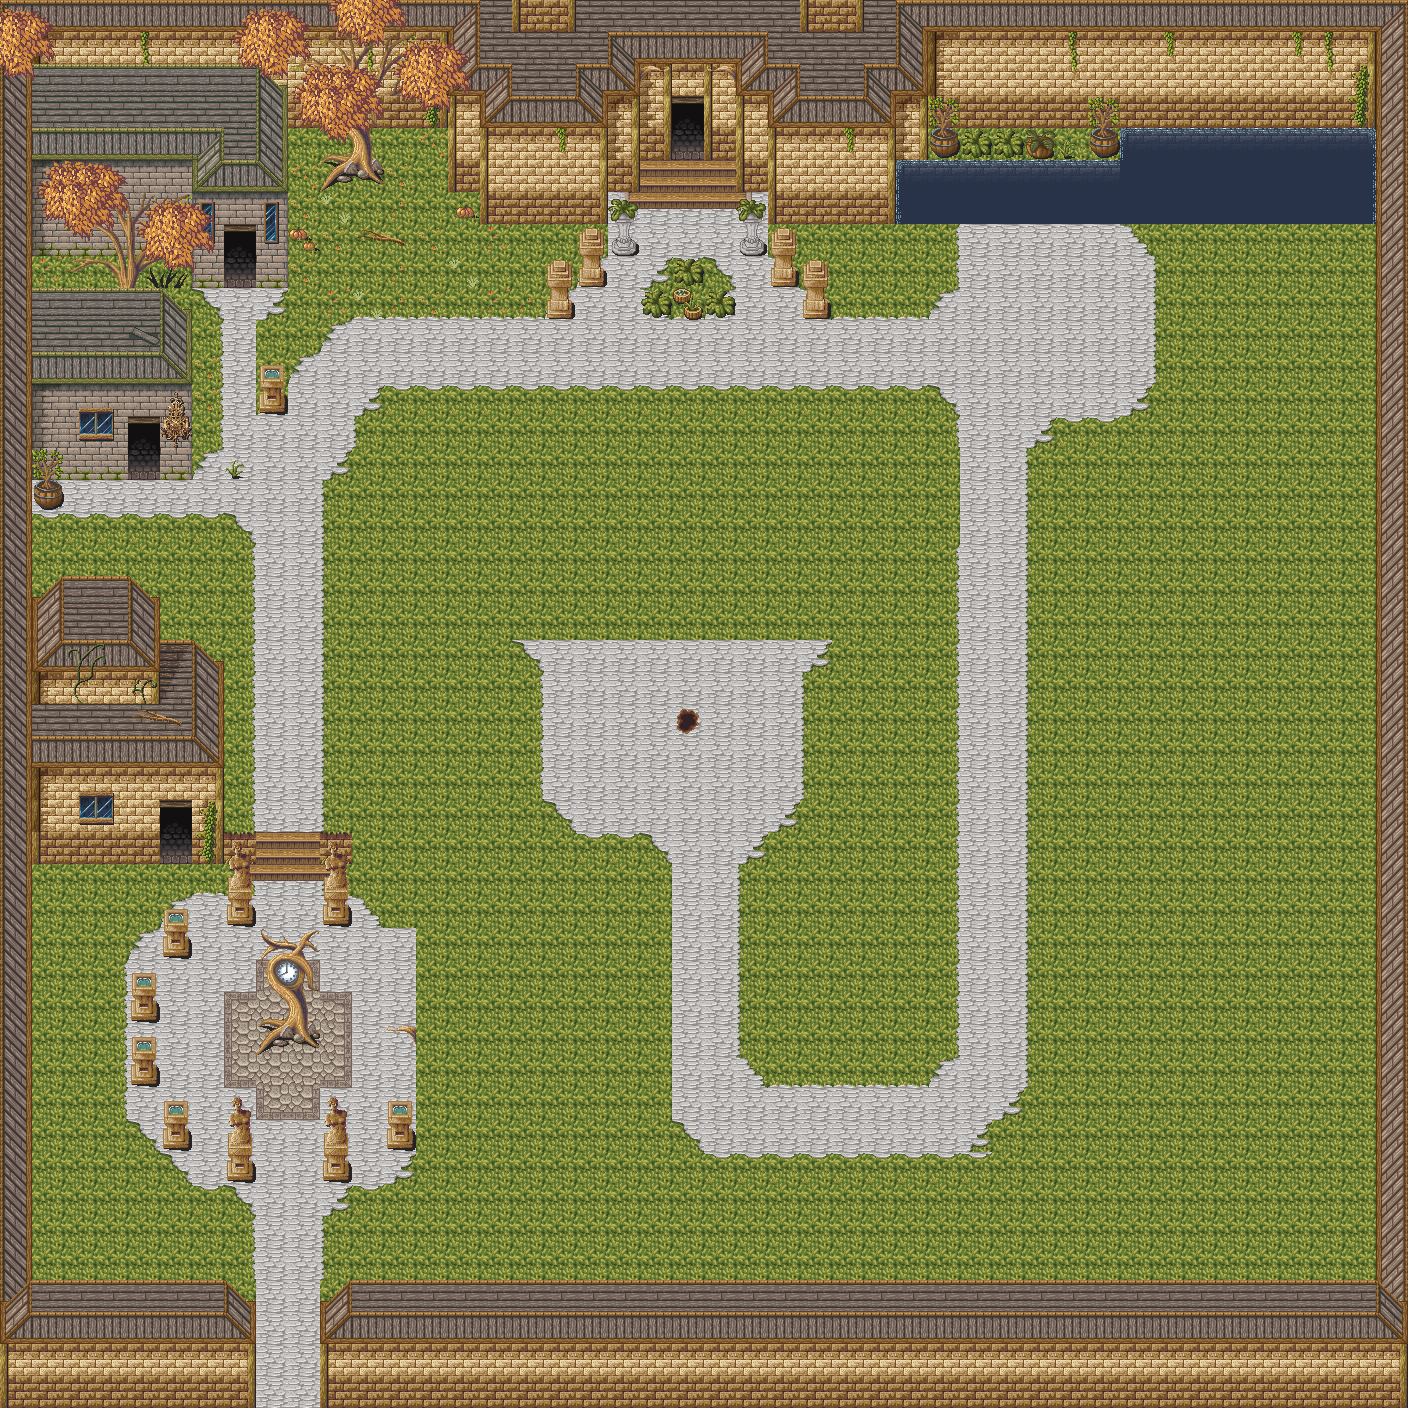

Tiled map render using the project's own tile images. Description and the map definition, with tile-layer contents summarised, below:
An orthogonal 44x44 tile map with 32x32 px tiles, 5 tile layers (Sol, Par-dessus + collisions, Par dessus + collisions, Par dessous + collisions, ...), 3 tilesets.

<map version="1.4" tiledversion="1.4.3" orientation="orthogonal" renderorder="right-down" width="44" height="44" tilewidth="32" tileheight="32" infinite="0" nextlayerid="6" nextobjectid="1">
 <tileset firstgid="1" source="../tilesets/exterieur_village_1.tsx" />
 <tileset firstgid="901" source="../tilesets/exterieur_village_2.tsx" />
 <tileset firstgid="1801" source="../tilesets/terrain_atlas.tsx" />
 <layer id="1" name="Sol" width="44" height="44">
  <data>[1936 cells, 1933 non-empty, 23 distinct tile ids]</data>
 </layer>
 <layer id="2" name="Par-dessus + collisions" width="44" height="44">
  <data>[1936 cells, 436 non-empty, 63 distinct tile ids]</data>
 </layer>
 <layer id="5" name="Par dessus + collisions" width="44" height="44">
  <data>[1936 cells, 4 non-empty, 4 distinct tile ids]</data>
 </layer>
 <layer id="3" name="Par dessous + collisions" width="44" height="44">
  <data>[1936 cells, 363 non-empty, 49 distinct tile ids]</data>
 </layer>
 <layer id="4" name="Déco" width="44" height="44">
  <data>[1936 cells, 75 non-empty, 37 distinct tile ids]</data>
 </layer>
</map>
